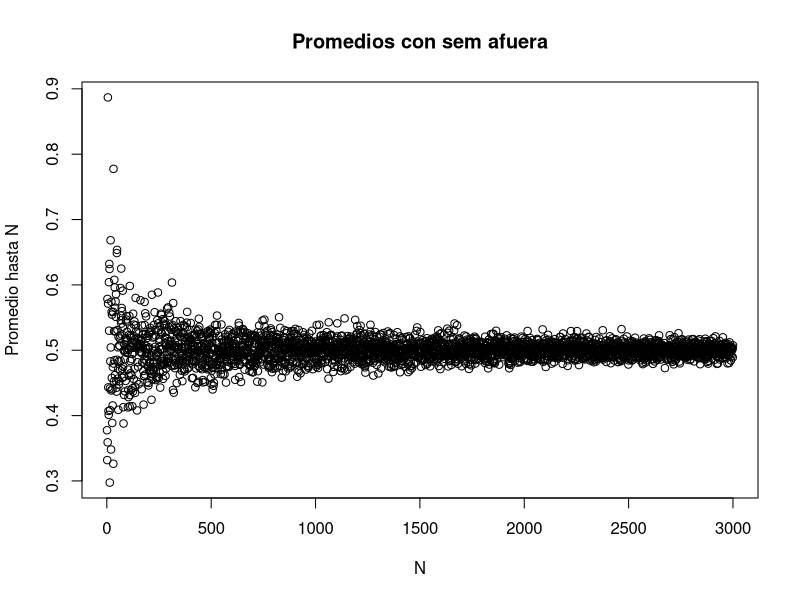
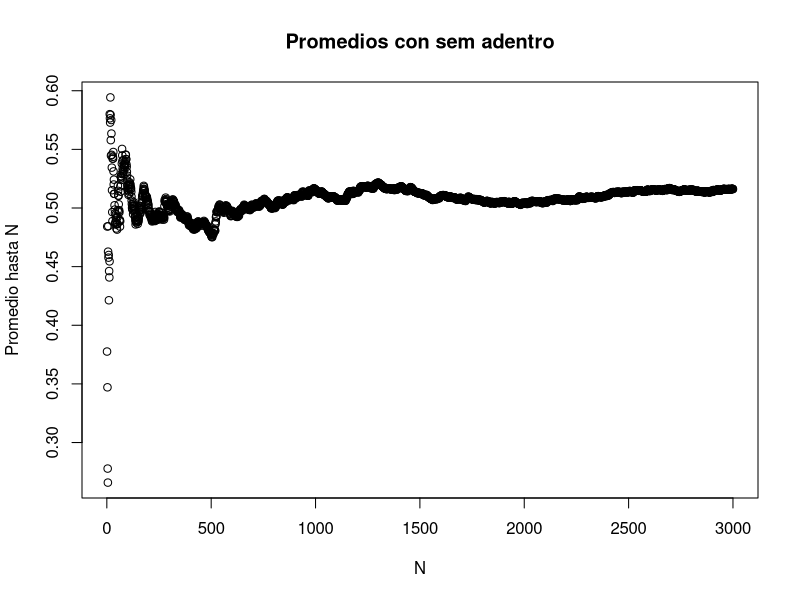
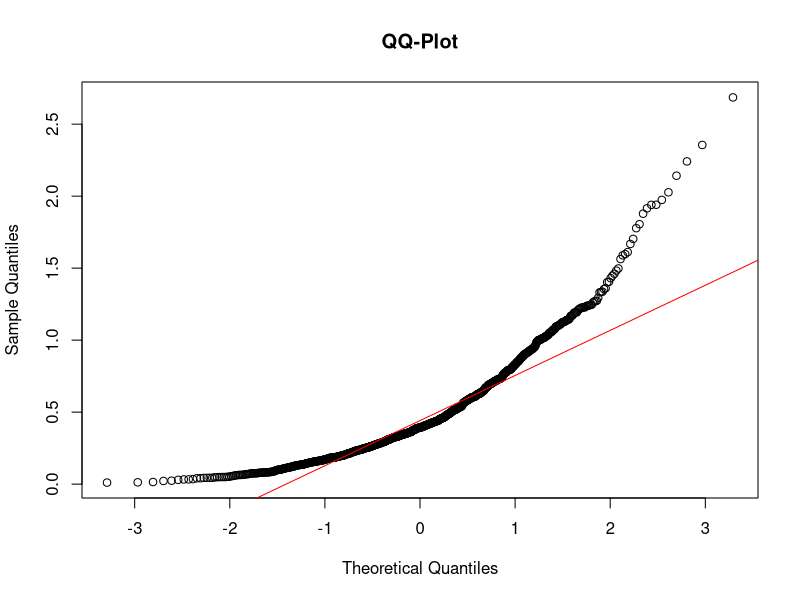
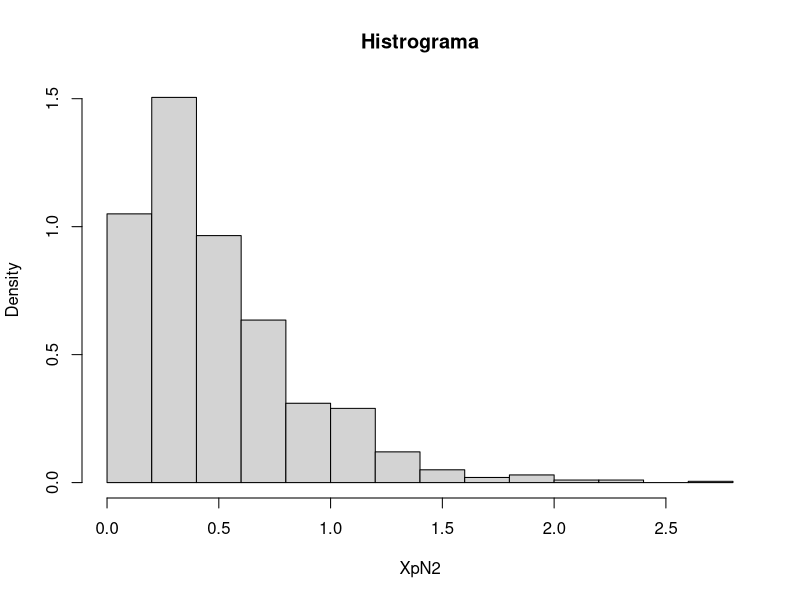
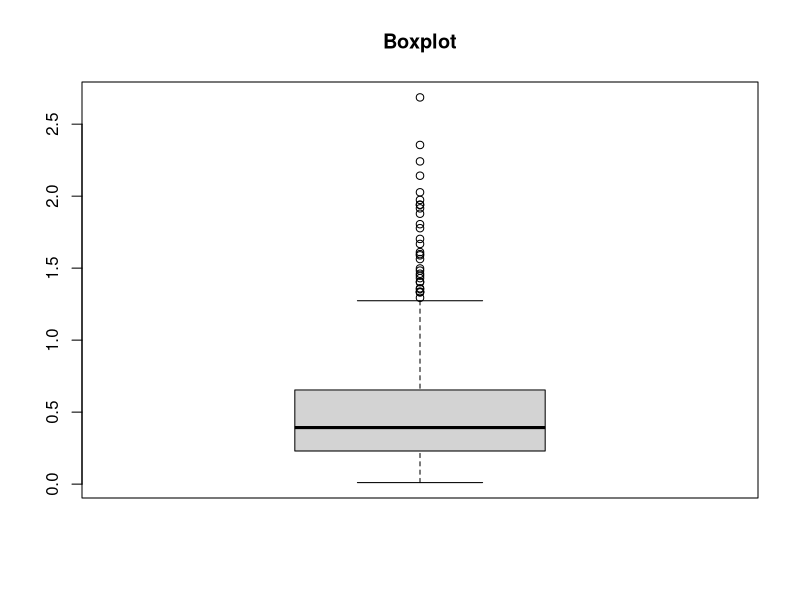
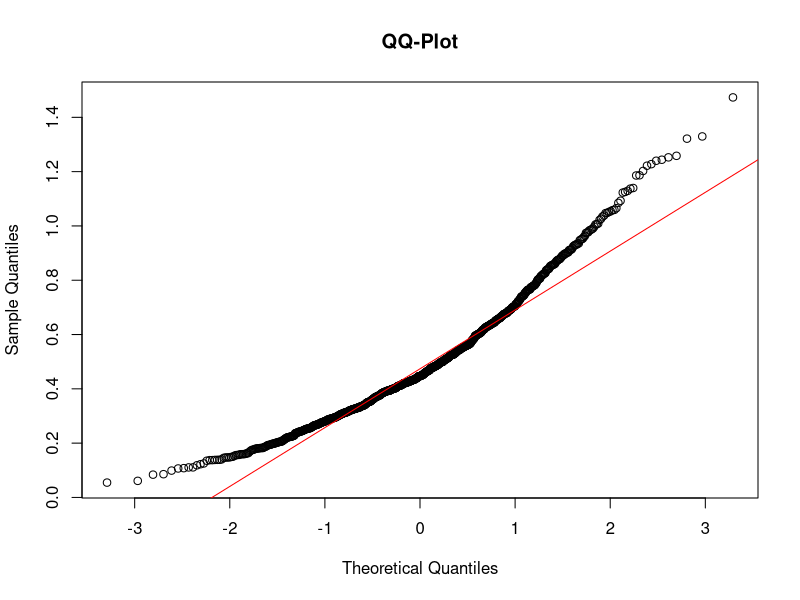
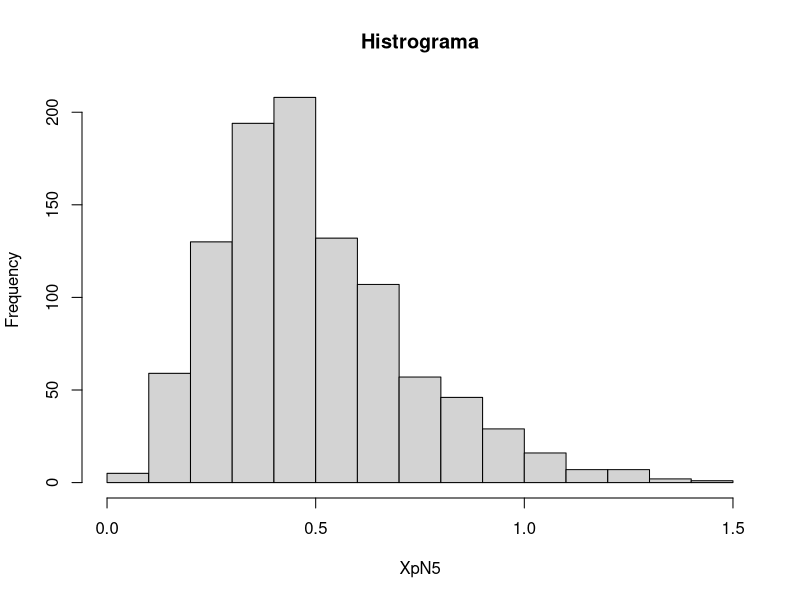
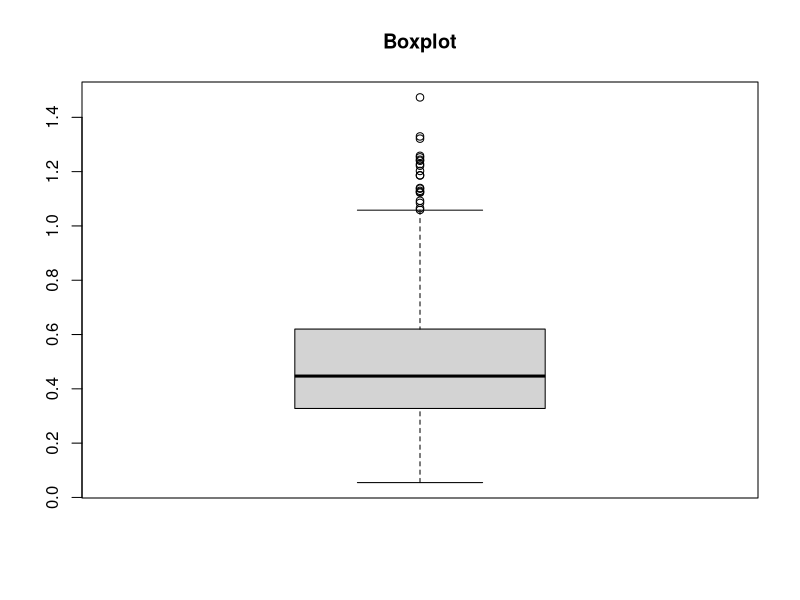

Reproduce these figures in R, in order.
###### INITIALIZATION ######
XpN1 <- numeric(3000)
XpN2 = numeric(1000)
XpN5 = numeric(1000)
XpN30 = numeric(1000)
XpN500 = numeric(1000)
lambda <- 2
EX1 <- 1/lambda
VX1 <- 1/(lambda^2)

###### EJERCICIO 1a ######
set.seed(1)
for (i in 1:3000){
  XpN1[i] <- mean(rexp(n=i,rate=lambda)) 
}
plot(XpN1, main="Promedios con sem afuera", xlab = "N", ylab = "Promedio hasta N")

###### EJERCICIO 1b ######
for (i in 1:3000){
  set.seed(1)
  XpN1[i] <- mean(rexp(n=i,rate=lambda)) 
}
plot(XpN1, main="Promedios con sem adentro", xlab = "N", ylab = "Promedio hasta N")

###### EJERCICIO 2a ######
n <- 2
for (i in 1:1000){
  XpN2[i] = mean(rexp(n=n, rate=lambda))
}
qqnorm(XpN2, main="QQ-Plot")
qqline(XpN2,col="red")
hist(XpN2, main="Histrograma",prob=T)
boxplot(XpN2,main="Boxplot")

###### EJERCICIO 2b ######
n <- 5
for (i in 1:1000){
  XpN5[i] = mean(rexp(n=n, rate=lambda))
}
qqnorm(XpN5, main="QQ-Plot")
qqline(XpN5,col="red")
hist(XpN5, main="Histrograma")
boxplot(XpN5,main="Boxplot")

###### EJERCICIO 2c1 ######
n <- 30
for (i in 1:1000){
  XpN30[i] = mean(rexp(n=n, rate=lambda))
}
qqnorm(XpN30, main="QQ-Plot")
qqline(XpN30,col="red")
hist(XpN30, main="Histrograma",prob=T)
boxplot(XpN30,main="Boxplot")

###### EJERCICIO 2c2 ######
n <- 500
for (i in 1:1000){
  XpN500[i] = mean(rexp(n=n, rate=lambda))
}
qqnorm(XpN500, main="QQ-Plot")
qqline(XpN500,col="red")
hist(XpN500, main="Histrograma",prob=T)
boxplot(XpN500,main="Boxplot")

###### EJERCICIO 2e ######
par(mfrow=c(1,4))
boxplot(XpN2,main="Boxplot N=2")
boxplot(XpN5,main="Boxplot N=5")
boxplot(XpN30,main="Boxplot N=30")
boxplot(XpN500,main="Boxplot N=500")

###### EJERCICIO 3b ######
XpN2estandarizada <- ((XpN2)-EX1)/sqrt(VX1/2)
XpN5estandarizada <- ((XpN5)-EX1)/sqrt(VX1/5)
XpN30estandarizada <- ((XpN30)-EX1)/sqrt(VX1/30)
XpN500estandarizada <- ((XpN500)-EX1)/sqrt(VX1/500)
par(mfrow=c(1,4))
boxplot(XpN2estandarizada,main="Boxplot estandarizado N=2")
boxplot(XpN5estandarizada,main="Boxplot estandarizado N=5")
boxplot(XpN30estandarizada,main="Boxplot estandarizado N=30")
boxplot(XpN500estandarizada,main="Boxplot estandarizado N=500")
qqnorm(XpN2estandarizada,main="QQ-Plot estandarizado N=2")
qqline(XpN2estandarizada, col="red")
qqnorm(XpN5estandarizada,main="QQ-Plot estandarizado N=5")
qqline(XpN5estandarizada, col="red")
qqnorm(XpN30estandarizada,main="QQ-Plot estandarizado N=30")
qqline(XpN30estandarizada, col="red")
qqnorm(XpN500estandarizada,main="QQ-Plot estandarizado N=500")
qqline(XpN500estandarizada, col="red")
###### EJERCICIO 3c ######
grilla <- seq(-4,4,by=0.1)
hist(XpN2estandarizada,main="Histrograma estandarizado N=2",prob=T)
lines(grilla,dnorm(grilla),col='red', lwd=2) 
hist(XpN5estandarizada,main="Histrograma estandarizado N=5",prob=T)
lines(grilla,dnorm(grilla),col='red', lwd=2) 
hist(XpN30estandarizada,main="Histrograma estandarizado N=30",prob=T)
lines(grilla,dnorm(grilla),col='red', lwd=2) 
hist(XpN500estandarizada,main="Histrograma estandarizado N=500",prob=T)
lines(grilla,dnorm(grilla),col='red', lwd=2) 
